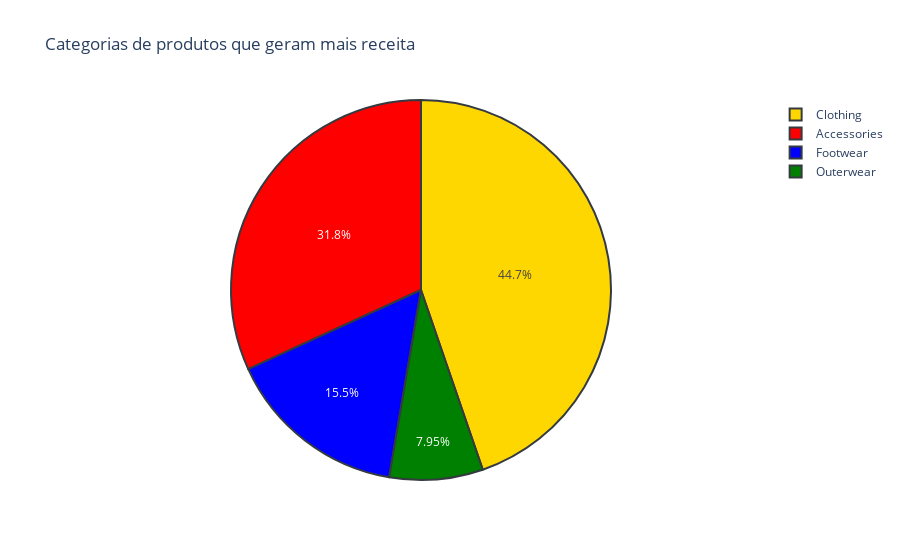

Here is the notebook cell this chart was saved with:
### Code cell
# plotando resultado
colors = ['gold', 'red', 'blue', 'green']

fig = px.pie(receita_por_produto, 
        values = 'Valor_da_compra_(USD)', 
        names = 'Categoria', 
        title = 'Categorias de produtos que geram mais receita', 
          
        )
fig.update_traces(marker=dict(colors=colors,line=dict(color='rgba(52, 58, 64, 1)', width=2)))

fig.show()

### Figure 1 — Plotly figure (JSON) as saved in the notebook; plotly's stock layout.template omitted (floating-point values rounded to 4 significant figures)
{"data": [{"domain": {"x": [0, 1], "y": [0, 1]}, "hovertemplate": "Categoria=%{label}<br>Valor_da_compra_(USD)=%{value}<extra></extra>", "labels": ["Clothing", "Accessories", "Footwear", "Outerwear"], "legendgroup": "", "marker": {"colors": ["gold", "red", "blue", "green"], "line": {"color": "rgba(52, 58, 64, 1)", "width": 2}}, "name": "", "showlegend": true, "type": "pie", "values": [104264, 74200, 36093, 18524]}], "layout": {"legend": {"tracegroupgap": 0}, "title": {"text": "Categorias de produtos que geram mais receita"}}}
